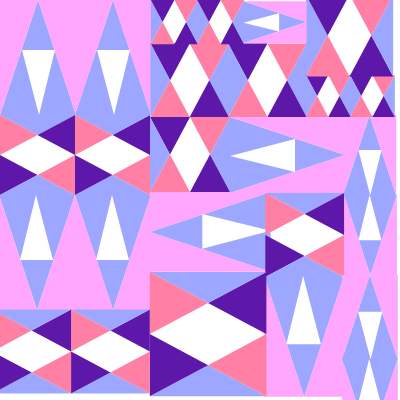
Frame 1 (no input)
Frame 60 (no input): identical to frame 1, image omitted
Frame 120 (the mouse pressed at the canvas centre since frame 60): identical to frame 1, image omitted

The p5.js sketch that drew this single still picture (run headless with seeded random() and noise() and a simulated clock; from frame 60 on, the mouse is pressed at the canvas centre):

// p5.js sketch
// ── sketch.js
function setup() {
  createCanvas(400, 400);
  angleMode(DEGREES);
}

function draw() {
  background(255);
  
  push();
  translate(100, 175);
  scale(0.5);
  rotate(0);
  //llamo a la funcion
  BlancaSistek();
  pop();
  
  push();
  translate(30, 80);
  scale(1);
  rotate(0);
  //llamo a la funcion
  BlancaSistek2();
  pop();
  
  push();
  translate(15, 150);
  scale(1);
  rotate(180);
  //llamo a la funcion
  BlancaSistek2();
  pop();
  
  push();
  translate(-5, 95);
  scale(0.5);
  rotate(0);
  //llamo a la funcion
  BlancaSistek();
  pop();
  
  push();
  translate(-76, 0);
  scale(1);
  rotate(0);
  //llamo a la funcion
  BlancaSistek2();
  pop();
  
  push();
  translate(16, 150);
  scale(1);
  rotate(180);
  //llamo a la funcion
  BlancaSistek2();
  pop();
  
  push();
  translate(65, 137);
  scale(0.5);
  rotate(90);
  //llamo a la funcion
  BlancaSistek();
  pop();
  
  push();
  translate(160, 67);
  scale(1);
  rotate(90);
  //llamo a la funcion
  BlancaSistek2();
  pop();
  
  push();
  translate(24, -99);
  scale(0.7);
  rotate(270);
  //llamo a la funcion
  BlancaSistek2();
  pop();
  
  push();
  translate(-277, -42);
  scale(0.7);
  rotate(90);
  //llamo a la funcion
  BlancaSistek();
  pop();
  
  push();
  translate(-166, -42);
  scale(0.7);
  rotate(90);
  //llamo a la funcion
  BlancaSistek();
  pop();
  
  push();
  translate(-67, -57);
  scale(0.4);
  rotate(90);
  //llamo a la funcion
  BlancaSistek();
  pop();
  
  push();
  translate(-4, -57);
  scale(0.4);
  rotate(90);
  //llamo a la funcion
  BlancaSistek();
  pop();
  
  push();
  translate(17, 69);
  scale(1);
  rotate(180);
  //llamo a la funcion
  BlancaSistek2();
  pop();
  
  push();
  translate(203, -30);
  scale(1.5);
  rotate(90);
  //llamo a la funcion
  BlancaSistek2();
  pop();
  
  push();
  translate(-15, 130);
  scale(0.5);
  rotate(90);
  //llamo a la funcion
  BlancaSistek();
  pop();
  
  push();
  translate(-69, 75);
  scale(1);
  rotate(270);
  //llamo a la funcion
  BlancaSistek2();
  pop();
  
  push();
  translate(192, 9.3);
  scale(0.74);
  rotate(0);
  //llamo a la funcion
  BlancaSistek();
  pop();
  
  push();
  translate(255, -17);
  scale(0.5);
  rotate(0);
  //llamo a la funcion
  BlancaSistek();
  pop();
  
  push();
  translate(330, -17);
  scale(0.5);
  rotate(0);
  //llamo a la funcion
  BlancaSistek();
  pop();
  
  push();
  translate(-56, 329);
  scale(0.52);
  rotate(90);
  //llamo a la funcion
  BlancaSistek();
  pop();
  
  push();
  translate(-49, -20);
  scale(0.7);
  rotate(180);
  //llamo a la funcion
  BlancaSistek2();
  pop();
  
  push();
  translate(16, 69);
  scale(1);
  rotate(180);
  //llamo a la funcion
  BlancaSistek2();
  pop();
  
  push();
  translate(258, 543);
  scale(0.4);
  rotate(90);
  //llamo a la funcion
  BlancaSistek();
  pop();
  
  push();
  translate(195, 543);
  scale(0.4);
  rotate(90);
  //llamo a la funcion
  BlancaSistek();
  pop();
  
  push();
  translate(154, 499);
  scale(0.75);
  rotate(270);
  //llamo a la funcion
  BlancaSistek2();
  pop();
}
  
function BlancaSistek2() {
  push();
  translate(-50,-50);
  //background(255);
  fill(157, 167, 255)
  noStroke();
  triangle(20, 85, 58, -30, 96, 85);
  fill(257, 167, 255)
  noStroke();
  triangle(20, 85, 20, -30, 58, -30);
  fill(257, 167, 255)
  noStroke();
  triangle(58, -30, 96, 85, 96, -30);
  fill(255)
  noStroke();
  triangle(42, 20, 75, 20, 59, 85);
}


  function BlancaSistek() {
    push();
    translate(-200,-200);
   // background(255);
  fill(157, 167, 255);
  noStroke();
  triangle(0, 80, 75, 120, 150, 80);
  fill(280, 127, 165);
  noStroke();
  triangle(0, 80, 0, 160, 75, 120);
  fill(93, 24, 170);
  noStroke();
  triangle(75, 120, 150, 160, 150, 80);
  fill(93, 24, 170);
  noStroke();
  triangle(0, 160, 0, 240, 75, 200);
  fill(157, 167, 255);
  noStroke();
  triangle(75, 200, 0, 240, 150, 240);
  fill(280, 127, 165);
  noStroke();
  triangle(150, 160, 150, 240, 75, 200);
  pop();
  }
